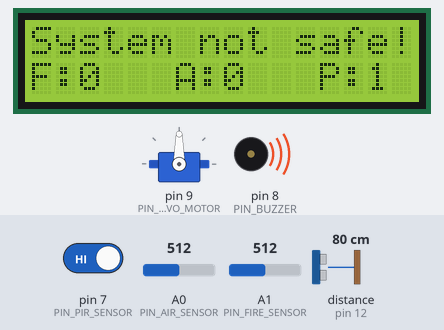
This sketch was run on a simulated Arduino Uno, built with avr-gcc and run on an emulated ATmega328P. Shown: 16×2 character LCD, servo, buzzer (waves = sounding). Wiring (inferred from the names in the program): ultrasonic range finder: trigger pin 13; echo pin 12. The test bench sets the inputs (shaded band); at power-on: pin 7 (PIN_PIR_SENSOR) HIGH, A0 (PIN_AIR_SENSOR) = 512, A1 (PIN_FIRE_SENSOR) = 512, distance to the obstacle (sensor on pin 12) 80 cm. The echo pulse lasts 58.3 µs per cm; what the sketch prints to the serial monitor is not drawn.

Above: at 0.2 s.
At 129.1 s:
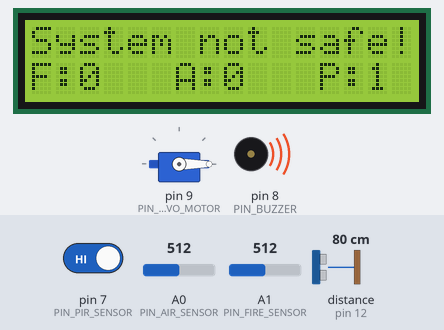
Timing chart, 0 to 130.0 s (numbered marks = the images above):
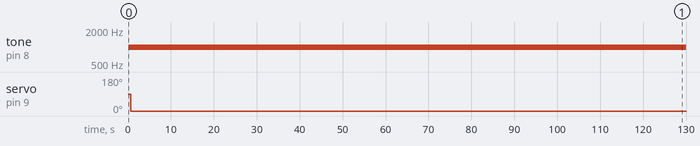

Measured:
- by itself, tone on pin 8 (PIN_BUZZER): silent → 1000 Hz at 0.12 s
- by itself, servo on pin 9 (PIN_SERVO_MOTOR): 90° → 0° at 0.62 s

The sketch:

arduino.ino
```cpp
#include <SoftwareSerial.h>
#include <LiquidCrystal_I2C.h>
#include <Servo.h>

#define PIN_FIRE_SENSOR A1
#define PIN_PIR_SENSOR 7
#define PIN_AIR_SENSOR A0
#define PIN_SERVO_MOTOR 9
#define PIN_BUZZER 8

uint8_t fireSensorValue = 0;
uint8_t pirSensorValue = 0;
uint8_t airSensorValue = 0;
const unsigned int TRIG_PIN = 13;
const unsigned int ECHO_PIN = 12;
int duration, distance;

LiquidCrystal_I2C lcd(0x27, 16, 2);
Servo servoMotor;

bool checkSensorFire(); // Kiểm tra cảm biến cháy

void setup()
{
  Serial.begin(115200);

  lcd.init();
  lcd.backlight();
  lcd.clear();

  pinMode(PIN_FIRE_SENSOR, INPUT);
  pinMode(PIN_PIR_SENSOR, INPUT);
  pinMode(PIN_AIR_SENSOR, INPUT);
  pinMode(PIN_BUZZER, OUTPUT);
  pinMode(TRIG_PIN, OUTPUT);
  pinMode(ECHO_PIN, INPUT);
  servoMotor.attach(PIN_SERVO_MOTOR);
}

void loop()
{
  if (checkSensorValue())
  {
    Serial.println("System is not safe!!!!!");

    Serial.println("====================================");
    Serial.println("Fire sensor: " + String(fireSensorValue));
    Serial.println("PIR sensor: " + String(pirSensorValue));
    Serial.println("Air sensor: " + String(airSensorValue));
    Serial.println("====================================");

    lcd.clear();
    lcd.setCursor(0, 0);
    lcd.print("System not safe!");
    lcd.setCursor(0, 1);
    lcd.print("F:    A:    P:");
    lcd.setCursor(2, 1);
    lcd.print(String(fireSensorValue));
    lcd.setCursor(8, 1);
    lcd.print(String(airSensorValue));
    lcd.setCursor(14, 1);
    lcd.print(String(pirSensorValue));

    // Warning
    while (checkSensorValue())
    {
      tone(PIN_BUZZER, 1000);
      delay(500);
      noTone(PIN_BUZZER);

      // Open door
      servoMotor.write(0);
    }

    delay(4000);
  }
  else
  {
    Serial.println("System is safe!");

    Serial.println("====================================");
    Serial.println("Fire sensor: " + String(fireSensorValue));
    Serial.println("PIR sensor: " + String(pirSensorValue));
    Serial.println("Air sensor: " + String(airSensorValue));
    Serial.println("====================================");

    lcd.clear();
    lcd.setCursor(0, 0);
    lcd.print("System safe!");
    lcd.setCursor(0, 1);
    lcd.print("F:    A:    P:");
    lcd.setCursor(2, 1);
    lcd.print(String(fireSensorValue));
    lcd.setCursor(8, 1);
    lcd.print(String(airSensorValue));
    lcd.setCursor(14, 1);
    lcd.print(String(pirSensorValue));

    // Close door
    servoMotor.write(150);
  }

  if (Serial.available())
  {
    String data = Serial.readStringUntil('\n');
    Serial.println(data);
    if (data.indexOf("OPEN") >= 0)
    {
      servoMotor.write(0);
      delay(3000); // maybe can change read sensor value to check door is open or close

      servoMotor.write(150);
    }
  }

  if (distance < 6)
  {
    Serial.println("Door is opening");
    servoMotor.write(0);
    delay(2000);
    servoMotor.write(150);
  }

  delay(1000);
}

bool checkSensorValue()
{
  // Read sensor values
  fireSensorValue = analogRead(PIN_FIRE_SENSOR);
  pirSensorValue = digitalRead(PIN_PIR_SENSOR);
  airSensorValue = analogRead(PIN_AIR_SENSOR);

  digitalWrite(TRIG_PIN, LOW);
  delayMicroseconds(2);
  digitalWrite(TRIG_PIN, HIGH);
  delayMicroseconds(10);
  digitalWrite(TRIG_PIN, LOW);
  duration = pulseIn(ECHO_PIN, HIGH);
  distance = (duration / 2) / 29.1;

  bool check = false;
  if (fireSensorValue < 200 || airSensorValue > 400 || airSensorValue < 40)
  {
    check = true;
  }
  return check;
}
```
